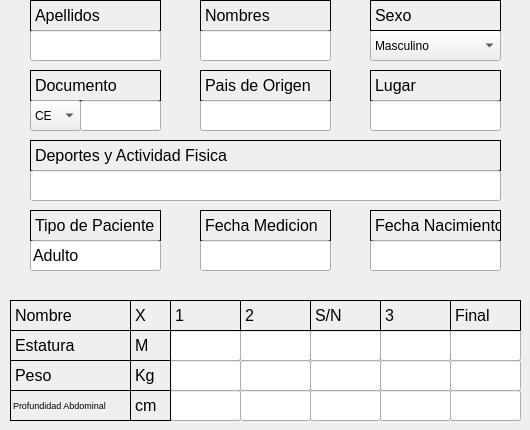
    <widget class="QWidget" name="tab">
     <attribute name="title">
      <string>entrada 1</string>
     </attribute>
     <widget class="QLabel" name="label_apellido">
      <property name="geometry">
       <rect>
        <x>30</x>
        <y>0</y>
        <width>131</width>
        <height>31</height>
       </rect>
      </property>
      <property name="font">
       <font>
        <pointsize>12</pointsize>
       </font>
      </property>
      <property name="frameShape">
       <enum>QFrame::Box</enum>
      </property>
      <property name="frameShadow">
       <enum>QFrame::Plain</enum>
      </property>
      <property name="text">
       <string>Apellidos</string>
      </property>
      <property name="scaledContents">
       <bool>false</bool>
      </property>
     </widget>
     <widget class="QLineEdit" name="lineEdit">
      <property name="geometry">
       <rect>
        <x>30</x>
        <y>30</y>
        <width>131</width>
        <height>31</height>
       </rect>
      </property>
      <property name="font">
       <font>
        <pointsize>12</pointsize>
       </font>
      </property>
      <property name="text">
       <string/>
      </property>
     </widget>
     <widget class="QLabel" name="label_nombre">
      <property name="geometry">
       <rect>
        <x>200</x>
        <y>0</y>
        <width>131</width>
        <height>31</height>
       </rect>
      </property>
      <property name="font">
       <font>
        <pointsize>12</pointsize>
       </font>
      </property>
      <property name="frameShape">
       <enum>QFrame::Box</enum>
      </property>
      <property name="frameShadow">
       <enum>QFrame::Plain</enum>
      </property>
      <property name="text">
       <string>Nombres</string>
      </property>
      <property name="scaledContents">
       <bool>false</bool>
      </property>
     </widget>
     <widget class="QLineEdit" name="lineEdit_2">
      <property name="geometry">
       <rect>
        <x>200</x>
        <y>30</y>
        <width>131</width>
        <height>31</height>
       </rect>
      </property>
      <property name="font">
       <font>
        <pointsize>12</pointsize>
       </font>
      </property>
      <property name="text">
       <string/>
      </property>
     </widget>
     <widget class="QComboBox" name="comboBox">
      <property name="geometry">
       <rect>
        <x>370</x>
        <y>30</y>
        <width>131</width>
        <height>31</height>
       </rect>
      </property>
      <item>
       <property name="text">
        <string>Masculino</string>
       </property>
      </item>
      <item>
       <property name="text">
        <string>Femenino</string>
       </property>
      </item>
     </widget>
     <widget class="QLabel" name="label_sex">
      <property name="geometry">
       <rect>
        <x>370</x>
        <y>0</y>
        <width>131</width>
        <height>31</height>
       </rect>
      </property>
      <property name="font">
       <font>
        <pointsize>12</pointsize>
       </font>
      </property>
      <property name="frameShape">
       <enum>QFrame::Box</enum>
      </property>
      <property name="frameShadow">
       <enum>QFrame::Plain</enum>
      </property>
      <property name="text">
       <string>Sexo</string>
      </property>
      <property name="scaledContents">
       <bool>false</bool>
      </property>
     </widget>
     <widget class="QLabel" name="label_documento">
      <property name="geometry">
       <rect>
        <x>30</x>
        <y>70</y>
        <width>131</width>
        <height>31</height>
       </rect>
      </property>
      <property name="font">
       <font>
        <pointsize>12</pointsize>
       </font>
      </property>
      <property name="frameShape">
       <enum>QFrame::Box</enum>
      </property>
      <property name="frameShadow">
       <enum>QFrame::Plain</enum>
      </property>
      <property name="text">
       <string>Documento</string>
      </property>
      <property name="scaledContents">
       <bool>false</bool>
      </property>
     </widget>
     <widget class="QComboBox" name="comboBox_2">
      <property name="geometry">
       <rect>
        <x>30</x>
        <y>100</y>
        <width>51</width>
        <height>31</height>
       </rect>
      </property>
      <item>
       <property name="text">
        <string>CE</string>
       </property>
      </item>
      <item>
       <property name="text">
        <string>CI</string>
       </property>
      </item>
      <item>
       <property name="text">
        <string>P</string>
       </property>
      </item>
      <item>
       <property name="text">
        <string>O</string>
       </property>
      </item>
     </widget>
     <widget class="QLineEdit" name="lineEdit_3">
      <property name="geometry">
       <rect>
        <x>80</x>
        <y>100</y>
        <width>81</width>
        <height>31</height>
       </rect>
      </property>
      <property name="font">
       <font>
        <pointsize>12</pointsize>
       </font>
      </property>
      <property name="text">
       <string/>
      </property>
     </widget>
     <widget class="QLabel" name="label_pais">
      <property name="geometry">
       <rect>
        <x>200</x>
        <y>70</y>
        <width>131</width>
        <height>31</height>
       </rect>
      </property>
      <property name="font">
       <font>
        <pointsize>12</pointsize>
       </font>
      </property>
      <property name="frameShape">
       <enum>QFrame::Box</enum>
      </property>
      <property name="frameShadow">
       <enum>QFrame::Plain</enum>
      </property>
      <property name="text">
       <string>Pais de Origen</string>
      </property>
      <property name="scaledContents">
       <bool>false</bool>
      </property>
     </widget>
     <widget class="QLineEdit" name="lineEdit_4">
      <property name="geometry">
       <rect>
        <x>200</x>
        <y>100</y>
        <width>131</width>
        <height>31</height>
       </rect>
      </property>
      <property name="font">
       <font>
        <pointsize>12</pointsize>
       </font>
      </property>
      <property name="text">
       <string/>
      </property>
     </widget>
     <widget class="QLabel" name="label_lugar">
      <property name="geometry">
       <rect>
        <x>370</x>
        <y>70</y>
        <width>131</width>
        <height>31</height>
       </rect>
      </property>
      <property name="font">
       <font>
        <pointsize>12</pointsize>
       </font>
      </property>
      <property name="frameShape">
       <enum>QFrame::Box</enum>
      </property>
      <property name="frameShadow">
       <enum>QFrame::Plain</enum>
      </property>
      <property name="text">
       <string>Lugar</string>
      </property>
      <property name="scaledContents">
       <bool>false</bool>
      </property>
     </widget>
     <widget class="QLineEdit" name="lineEdit_5">
      <property name="geometry">
       <rect>
        <x>370</x>
        <y>100</y>
        <width>131</width>
        <height>31</height>
       </rect>
      </property>
      <property name="font">
       <font>
        <pointsize>12</pointsize>
       </font>
      </property>
      <property name="text">
       <string/>
      </property>
     </widget>
     <widget class="QLabel" name="label_deporte">
      <property name="geometry">
       <rect>
        <x>30</x>
        <y>140</y>
        <width>471</width>
        <height>31</height>
       </rect>
      </property>
      <property name="font">
       <font>
        <pointsize>12</pointsize>
       </font>
      </property>
      <property name="frameShape">
       <enum>QFrame::Box</enum>
      </property>
      <property name="frameShadow">
       <enum>QFrame::Plain</enum>
      </property>
      <property name="text">
       <string>Deportes y Actividad Fisica</string>
      </property>
      <property name="scaledContents">
       <bool>false</bool>
      </property>
     </widget>
     <widget class="QLineEdit" name="lineEdit_6">
      <property name="geometry">
       <rect>
        <x>30</x>
        <y>170</y>
        <width>471</width>
        <height>31</height>
       </rect>
      </property>
      <property name="font">
       <font>
        <pointsize>12</pointsize>
       </font>
      </property>
      <property name="text">
       <string/>
      </property>
     </widget>
     <widget class="QLabel" name="label_8">
      <property name="geometry">
       <rect>
        <x>30</x>
        <y>210</y>
        <width>131</width>
        <height>31</height>
       </rect>
      </property>
      <property name="font">
       <font>
        <pointsize>12</pointsize>
       </font>
      </property>
      <property name="frameShape">
       <enum>QFrame::Box</enum>
      </property>
      <property name="frameShadow">
       <enum>QFrame::Plain</enum>
      </property>
      <property name="text">
       <string>Tipo de Paciente</string>
      </property>
      <property name="scaledContents">
       <bool>false</bool>
      </property>
     </widget>
     <widget class="QLabel" name="label_9">
      <property name="geometry">
       <rect>
        <x>200</x>
        <y>210</y>
        <width>131</width>
        <height>31</height>
       </rect>
      </property>
      <property name="font">
       <font>
        <pointsize>12</pointsize>
       </font>
      </property>
      <property name="frameShape">
       <enum>QFrame::Box</enum>
      </property>
      <property name="frameShadow">
       <enum>QFrame::Plain</enum>
      </property>
      <property name="text">
       <string>Fecha Medicion</string>
      </property>
      <property name="scaledContents">
       <bool>false</bool>
      </property>
     </widget>
     <widget class="QLabel" name="label_10">
      <property name="geometry">
       <rect>
        <x>370</x>
        <y>210</y>
        <width>131</width>
        <height>31</height>
       </rect>
      </property>
      <property name="font">
       <font>
        <pointsize>12</pointsize>
       </font>
      </property>
      <property name="frameShape">
       <enum>QFrame::Box</enum>
      </property>
      <property name="frameShadow">
       <enum>QFrame::Plain</enum>
      </property>
      <property name="text">
       <string>Fecha Nacimiento</string>
      </property>
      <property name="scaledContents">
       <bool>false</bool>
      </property>
     </widget>
     <widget class="QLineEdit" name="lineEdit_7">
      <property name="geometry">
       <rect>
        <x>30</x>
        <y>240</y>
        <width>131</width>
        <height>31</height>
       </rect>
      </property>
      <property name="font">
       <font>
        <pointsize>12</pointsize>
       </font>
      </property>
      <property name="text">
       <string>Adulto</string>
      </property>
      <property name="readOnly">
       <bool>true</bool>
      </property>
     </widget>
     <widget class="QLineEdit" name="lineEdit_8">
      <property name="geometry">
       <rect>
        <x>200</x>
        <y>240</y>
        <width>131</width>
        <height>31</height>
       </rect>
      </property>
      <property name="font">
       <font>
        <pointsize>12</pointsize>
       </font>
      </property>
      <property name="text">
       <string/>
      </property>
     </widget>
     <widget class="QLineEdit" name="lineEdit_9">
      <property name="geometry">
       <rect>
        <x>370</x>
        <y>240</y>
        <width>131</width>
        <height>31</height>
       </rect>
      </property>
      <property name="font">
       <font>
        <pointsize>12</pointsize>
       </font>
      </property>
      <property name="text">
       <string/>
      </property>
     </widget>
     <widget class="QLabel" name="label_11">
      <property name="geometry">
       <rect>
        <x>10</x>
        <y>300</y>
        <width>121</width>
        <height>31</height>
       </rect>
      </property>
      <property name="font">
       <font>
        <pointsize>12</pointsize>
       </font>
      </property>
      <property name="frameShape">
       <enum>QFrame::Box</enum>
      </property>
      <property name="frameShadow">
       <enum>QFrame::Plain</enum>
      </property>
      <property name="text">
       <string>Nombre</string>
      </property>
      <property name="scaledContents">
       <bool>false</bool>
      </property>
     </widget>
     <widget class="QLineEdit" name="lineEdit_11">
      <property name="geometry">
       <rect>
        <x>170</x>
        <y>330</y>
        <width>71</width>
        <height>31</height>
       </rect>
      </property>
      <property name="font">
       <font>
        <pointsize>12</pointsize>
       </font>
      </property>
      <property name="text">
       <string/>
      </property>
     </widget>
     <widget class="QLineEdit" name="lineEdit_12">
      <property name="geometry">
       <rect>
        <x>240</x>
        <y>330</y>
        <width>71</width>
        <height>31</height>
       </rect>
      </property>
      <property name="font">
       <font>
        <pointsize>12</pointsize>
       </font>
      </property>
      <property name="text">
       <string/>
      </property>
     </widget>
     <widget class="QLineEdit" name="lineEdit_13">
      <property name="geometry">
       <rect>
        <x>310</x>
        <y>330</y>
        <width>71</width>
        <height>31</height>
       </rect>
      </property>
      <property name="font">
       <font>
        <pointsize>12</pointsize>
       </font>
      </property>
      <property name="text">
       <string/>
      </property>
     </widget>
     <widget class="QLineEdit" name="lineEdit_14">
      <property name="geometry">
       <rect>
        <x>380</x>
        <y>330</y>
        <width>71</width>
        <height>31</height>
       </rect>
      </property>
      <property name="font">
       <font>
        <pointsize>12</pointsize>
       </font>
      </property>
      <property name="text">
       <string/>
      </property>
     </widget>
     <widget class="QLineEdit" name="lineEdit_15">
      <property name="geometry">
       <rect>
        <x>450</x>
        <y>330</y>
        <width>71</width>
        <height>31</height>
       </rect>
      </property>
      <property name="font">
       <font>
        <pointsize>12</pointsize>
       </font>
      </property>
      <property name="text">
       <string/>
      </property>
     </widget>
     <widget class="QLabel" name="label_12">
      <property name="geometry">
       <rect>
        <x>170</x>
        <y>300</y>
        <width>71</width>
        <height>31</height>
       </rect>
      </property>
      <property name="font">
       <font>
        <pointsize>12</pointsize>
       </font>
      </property>
      <property name="frameShape">
       <enum>QFrame::Box</enum>
      </property>
      <property name="frameShadow">
       <enum>QFrame::Plain</enum>
      </property>
      <property name="text">
       <string>1</string>
      </property>
      <property name="scaledContents">
       <bool>false</bool>
      </property>
     </widget>
     <widget class="QLabel" name="label_13">
      <property name="geometry">
       <rect>
        <x>240</x>
        <y>300</y>
        <width>71</width>
        <height>31</height>
       </rect>
      </property>
      <property name="font">
       <font>
        <pointsize>12</pointsize>
       </font>
      </property>
      <property name="frameShape">
       <enum>QFrame::Box</enum>
      </property>
      <property name="frameShadow">
       <enum>QFrame::Plain</enum>
      </property>
      <property name="text">
       <string>2</string>
      </property>
      <property name="scaledContents">
       <bool>false</bool>
      </property>
     </widget>
     <widget class="QLabel" name="label_14">
      <property name="geometry">
       <rect>
        <x>310</x>
        <y>300</y>
        <width>71</width>
        <height>31</height>
       </rect>
      </property>
      <property name="font">
       <font>
        <pointsize>12</pointsize>
       </font>
      </property>
      <property name="frameShape">
       <enum>QFrame::Box</enum>
      </property>
      <property name="frameShadow">
       <enum>QFrame::Plain</enum>
      </property>
      <property name="text">
       <string>S/N</string>
      </property>
      <property name="scaledContents">
       <bool>false</bool>
      </property>
     </widget>
     <widget class="QLabel" name="label_15">
      <property name="geometry">
       <rect>
        <x>380</x>
        <y>300</y>
        <width>71</width>
        <height>31</height>
       </rect>
      </property>
      <property name="font">
       <font>
        <pointsize>12</pointsize>
       </font>
      </property>
      <property name="frameShape">
       <enum>QFrame::Box</enum>
      </property>
      <property name="frameShadow">
       <enum>QFrame::Plain</enum>
      </property>
      <property name="text">
       <string>3</string>
      </property>
      <property name="scaledContents">
       <bool>false</bool>
      </property>
     </widget>
     <widget class="QLabel" name="label_16">
      <property name="geometry">
       <rect>
        <x>450</x>
        <y>300</y>
        <width>71</width>
        <height>31</height>
       </rect>
      </property>
      <property name="font">
       <font>
        <pointsize>12</pointsize>
       </font>
      </property>
      <property name="frameShape">
       <enum>QFrame::Box</enum>
      </property>
      <property name="frameShadow">
       <enum>QFrame::Plain</enum>
      </property>
      <property name="text">
       <string>Final</string>
      </property>
      <property name="scaledContents">
       <bool>false</bool>
      </property>
     </widget>
     <widget class="QLineEdit" name="lineEdit_17">
      <property name="geometry">
       <rect>
        <x>170</x>
        <y>360</y>
        <width>71</width>
        <height>31</height>
       </rect>
      </property>
      <property name="font">
       <font>
        <pointsize>12</pointsize>
       </font>
      </property>
      <property name="text">
       <string/>
      </property>
     </widget>
     <widget class="QLineEdit" name="lineEdit_18">
      <property name="geometry">
       <rect>
        <x>240</x>
        <y>360</y>
        <width>71</width>
        <height>31</height>
       </rect>
      </property>
      <property name="font">
       <font>
        <pointsize>12</pointsize>
       </font>
      </property>
      <property name="text">
       <string/>
      </property>
     </widget>
     <widget class="QLineEdit" name="lineEdit_19">
      <property name="geometry">
       <rect>
        <x>310</x>
        <y>360</y>
        <width>71</width>
        <height>31</height>
       </rect>
      </property>
      <property name="font">
       <font>
        <pointsize>12</pointsize>
       </font>
      </property>
      <property name="text">
       <string/>
      </property>
     </widget>
     <widget class="QLineEdit" name="lineEdit_20">
      <property name="geometry">
       <rect>
        <x>380</x>
        <y>360</y>
        <width>71</width>
        <height>31</height>
       </rect>
      </property>
      <property name="font">
       <font>
        <pointsize>12</pointsize>
       </font>
      </property>
      <property name="text">
       <string/>
      </property>
     </widget>
     <widget class="QLineEdit" name="lineEdit_21">
      <property name="geometry">
       <rect>
        <x>450</x>
        <y>360</y>
        <width>71</width>
        <height>31</height>
       </rect>
      </property>
      <property name="font">
       <font>
        <pointsize>12</pointsize>
       </font>
      </property>
      <property name="text">
       <string/>
      </property>
     </widget>
     <widget class="QLineEdit" name="lineEdit_23">
      <property name="geometry">
       <rect>
        <x>170</x>
        <y>390</y>
        <width>71</width>
        <height>31</height>
       </rect>
      </property>
      <property name="font">
       <font>
        <pointsize>12</pointsize>
       </font>
      </property>
      <property name="text">
       <string/>
      </property>
     </widget>
     <widget class="QLineEdit" name="lineEdit_24">
      <property name="geometry">
       <rect>
        <x>240</x>
        <y>390</y>
        <width>71</width>
        <height>31</height>
       </rect>
      </property>
      <property name="font">
       <font>
        <pointsize>12</pointsize>
       </font>
      </property>
      <property name="text">
       <string/>
      </property>
     </widget>
     <widget class="QLineEdit" name="lineEdit_25">
      <property name="geometry">
       <rect>
        <x>310</x>
        <y>390</y>
        <width>71</width>
        <height>31</height>
       </rect>
      </property>
      <property name="font">
       <font>
        <pointsize>12</pointsize>
       </font>
      </property>
      <property name="text">
       <string/>
      </property>
     </widget>
     <widget class="QLineEdit" name="lineEdit_26">
      <property name="geometry">
       <rect>
        <x>380</x>
        <y>390</y>
        <width>71</width>
        <height>31</height>
       </rect>
      </property>
      <property name="font">
       <font>
        <pointsize>12</pointsize>
       </font>
      </property>
      <property name="text">
       <string/>
      </property>
     </widget>
     <widget class="QLineEdit" name="lineEdit_27">
      <property name="geometry">
       <rect>
        <x>450</x>
        <y>390</y>
        <width>71</width>
        <height>31</height>
       </rect>
      </property>
      <property name="font">
       <font>
        <pointsize>12</pointsize>
       </font>
      </property>
      <property name="text">
       <string/>
      </property>
     </widget>
     <widget class="QLabel" name="label_estatura">
      <property name="geometry">
       <rect>
        <x>10</x>
        <y>330</y>
        <width>121</width>
        <height>31</height>
       </rect>
      </property>
      <property name="font">
       <font>
        <pointsize>12</pointsize>
       </font>
      </property>
      <property name="frameShape">
       <enum>QFrame::Box</enum>
      </property>
      <property name="frameShadow">
       <enum>QFrame::Plain</enum>
      </property>
      <property name="text">
       <string>Estatura</string>
      </property>
      <property name="scaledContents">
       <bool>false</bool>
      </property>
     </widget>
     <widget class="QLabel" name="label_18">
      <property name="geometry">
       <rect>
        <x>10</x>
        <y>360</y>
        <width>121</width>
        <height>31</height>
       </rect>
      </property>
      <property name="font">
       <font>
        <pointsize>12</pointsize>
       </font>
      </property>
      <property name="frameShape">
       <enum>QFrame::Box</enum>
      </property>
      <property name="frameShadow">
       <enum>QFrame::Plain</enum>
      </property>
      <property name="text">
       <string>Peso</string>
      </property>
      <property name="scaledContents">
       <bool>false</bool>
      </property>
     </widget>
     <widget class="QLabel" name="label_19">
      <property name="geometry">
       <rect>
        <x>10</x>
        <y>390</y>
        <width>121</width>
        <height>31</height>
       </rect>
      </property>
      <property name="font">
       <font>
        <pointsize>7</pointsize>
       </font>
      </property>
      <property name="frameShape">
       <enum>QFrame::Box</enum>
      </property>
      <property name="frameShadow">
       <enum>QFrame::Plain</enum>
      </property>
      <property name="text">
       <string>Profundidad Abdominal</string>
      </property>
      <property name="scaledContents">
       <bool>false</bool>
      </property>
     </widget>
     <widget class="QLabel" name="label_17">
      <property name="geometry">
       <rect>
        <x>130</x>
        <y>300</y>
        <width>41</width>
        <height>31</height>
       </rect>
      </property>
      <property name="font">
       <font>
        <pointsize>12</pointsize>
       </font>
      </property>
      <property name="frameShape">
       <enum>QFrame::Box</enum>
      </property>
      <property name="frameShadow">
       <enum>QFrame::Plain</enum>
      </property>
      <property name="text">
       <string>X</string>
      </property>
      <property name="scaledContents">
       <bool>false</bool>
      </property>
     </widget>
     <widget class="QLabel" name="label_46">
      <property name="geometry">
       <rect>
        <x>130</x>
        <y>330</y>
        <width>41</width>
        <height>31</height>
       </rect>
      </property>
      <property name="font">
       <font>
        <pointsize>12</pointsize>
       </font>
      </property>
      <property name="frameShape">
       <enum>QFrame::Box</enum>
      </property>
      <property name="frameShadow">
       <enum>QFrame::Plain</enum>
      </property>
      <property name="text">
       <string>M</string>
      </property>
      <property name="scaledContents">
       <bool>false</bool>
      </property>
     </widget>
     <widget class="QLabel" name="label_57">
      <property name="geometry">
       <rect>
        <x>130</x>
        <y>360</y>
        <width>41</width>
        <height>31</height>
       </rect>
      </property>
      <property name="font">
       <font>
        <pointsize>12</pointsize>
       </font>
      </property>
      <property name="frameShape">
       <enum>QFrame::Box</enum>
      </property>
      <property name="frameShadow">
       <enum>QFrame::Plain</enum>
      </property>
      <property name="text">
       <string>Kg</string>
      </property>
      <property name="scaledContents">
       <bool>false</bool>
      </property>
     </widget>
     <widget class="QLabel" name="label_58">
      <property name="geometry">
       <rect>
        <x>130</x>
        <y>390</y>
        <width>41</width>
        <height>31</height>
       </rect>
      </property>
      <property name="font">
       <font>
        <pointsize>12</pointsize>
       </font>
      </property>
      <property name="frameShape">
       <enum>QFrame::Box</enum>
      </property>
      <property name="frameShadow">
       <enum>QFrame::Plain</enum>
      </property>
      <property name="text">
       <string>cm</string>
      </property>
      <property name="scaledContents">
       <bool>false</bool>
      </property>
     </widget>
    </widget>
